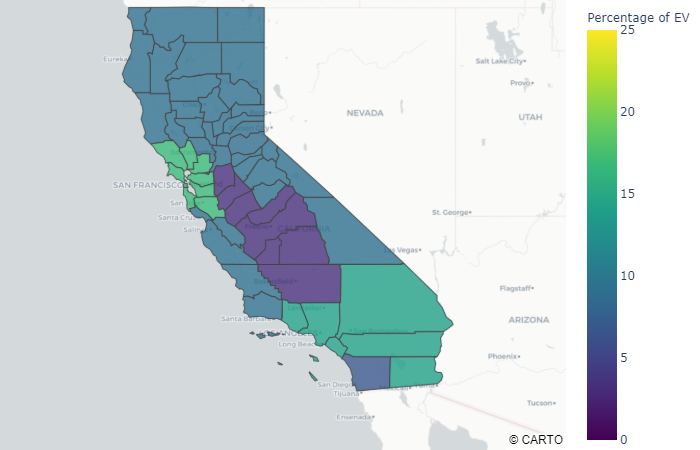
#> input picture output_files/map_y.png, 700 x 450 px; the run also reads 1 picture not shown here
$ jupyter execute MapPlots.ipynb   (older library calls are emulated)
#> lines starting #> are read from the running program, lines starting #| are printed output that depends on the picture
[cell 1]
import sys
import os
import numpy as np
import matplotlib.pyplot as plt
import matplotlib.image as mpimg
from matplotlib import rcParams
from PIL import Image

module_path = os.path.abspath(os.path.join('..'))

if module_path not in sys.path:
    sys.path.append(module_path+"\\code")

from map_plot import map_plotting

[cell 2]
def maptrue():
    basewidth = 600
    true = Image.open('../output_files/map_y.png')
#> true is the input picture: PIL image 700x450 RGBA; mean R, G, B, A 202.5, 215.1, 217, 255
    wpercent = (basewidth/float(true.size[0]))
#> wpercent = 0.857
    hsize = int((float(true.size[1])*float(wpercent)))
#> hsize = 385
    true = true.resize((basewidth,hsize), Image.ANTIALIAS)
#> true: PIL image 600x385 RGBA

    print('True EV Percentage')
    display(true)

def maplot(map_img, title):
    fig, ax = plt.subplots(1,2)
    ax[0].imshow(map_img[0])
    ax[1].imshow(map_img[1])
    ax[0].title.set_text(title[0])
    ax[1].title.set_text(title[1])
    ax[0].set_xticks([])
    ax[0].set_yticks([])
    ax[1].set_xticks([])
    ax[1].set_yticks([])

### Project policy implementation

The use of machine learning algorithms in the field of transportation choice modeling is narrow, as reflected by the limited amount of papers published on that matter. Instead, there is extensive use of discrete choice models, namely, logistic regression.

In this project, we evaluated the performance of the traditional logistic regression compared with several machine learning algorithms. In the framework of this project, where we predict the vehicle ownership in California by powertrain type (ICEV or EV), we focus on the ability of a model to minimize false positive rate, where the model predicts EV instead of true ICEV. With the tremendous taxpayer costs, the EV charging system requires, with charging installation by the state and electricity upgrades in rural and in urban areas of CA, it is important for energy policymakers and transportation planners need to work with models that maximize true prediction rate while minimizing the EV false predictions.

As a complementary tool for our statistical analysis, we present here maps showing the true and prediction EV rates for the six regions of California, as used by the California Energy Commission (Sacramento, San Francisco, Central Valley, Los Angeles, San Diego, and the rest of the state). These maps can be presented for the decision-makers, where we visualize our main conclusions – the traditional logistic regression might overestimate the ownership of EV, and can be costly to the state. Therefore, there is room for machine learning modeling, and the investment in such tools can be beneficial in the long-term.

### Conclusions from the maps

In the ‘Performance’ notebook we concluded that the SMOTE oversampling technique achieved the best performance for our modeling needs. Therefore, the maps shown here are for all models with SMOTE.

According to the survey, the current EV market share, by regions, spans between 3 to 17 percent. According to the logistic regression model, the share spans between 17 to 24 percent, which raises questions regarding the quality of the traditional modeling techniques.

While the survey revealed that the EV share in Central valley is the lowest, with only 3.3 percent, and in San Diego is second to lowest, with 6.7 percent, all the ML models predicted these two regions with the highest EV ownership. That raises the questions regarding the variable choice we made, and the need to optimize it. Besides these two regions, all the ML models show similar trends and relationships between the other four regions, where the two main metropolitan areas of California, San Francisco, and Los Angeles, are predicted to have a higher EV share than of Sacramento and the rest of the state.

Overall, the results of this project will be considered in the project proposals related to the analysis of the 2019 California Vehicle Survey prepared by the PHEV Research Centre at UC Davis.

[cell 3]
maptrue()

[cell 4]
map_img = [mpimg.imread('../output_files/map_y_pred_log_smote.png'), mpimg.imread('../output_files/map_y_pred_rf_smote.png')]
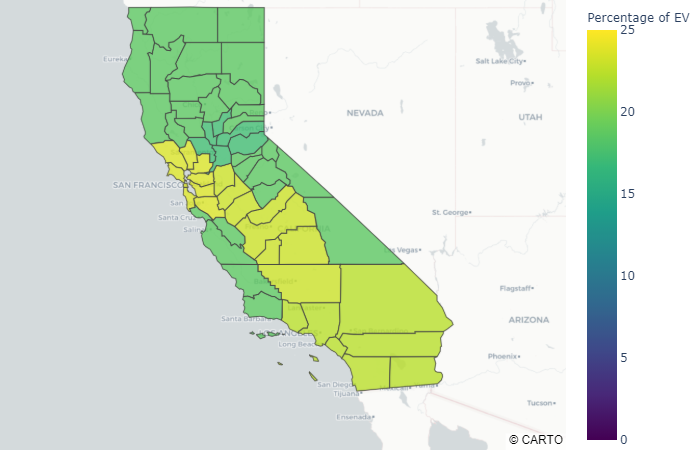
#> input picture output_files/map_y_pred_log_smote.png, 700 x 450 px
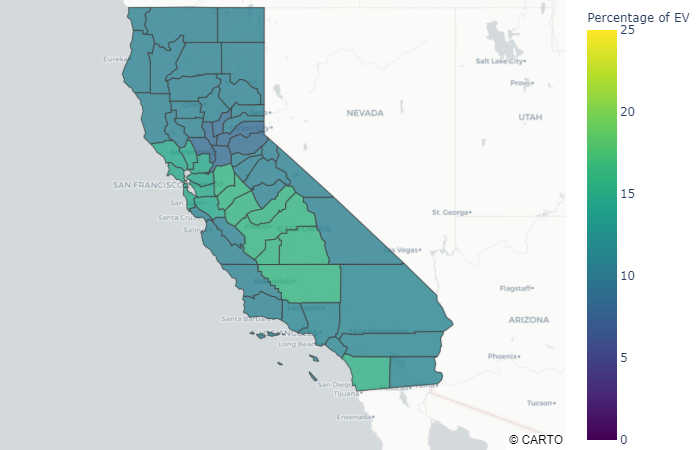
#> input picture output_files/map_y_pred_rf_smote.png, 700 x 450 px
title = ['Logistic Regression','Random Forests']
maplot(map_img, title)

map_img = [mpimg.imread('../output_files/map_y_pred_knn_smote.png'), mpimg.imread('../output_files/map_y_pred_nn_smote.png')]
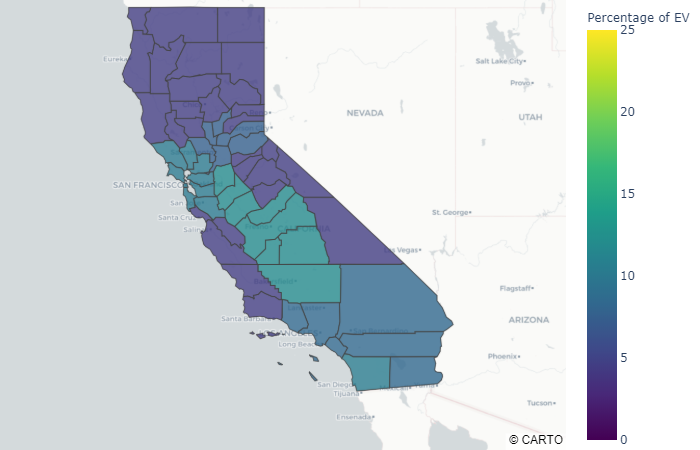
#> input picture output_files/map_y_pred_nn_smote.png, 700 x 450 px
title = ['KNN','Neural Network - 1 hidden layer, ReLU activation function']
maplot(map_img, title)
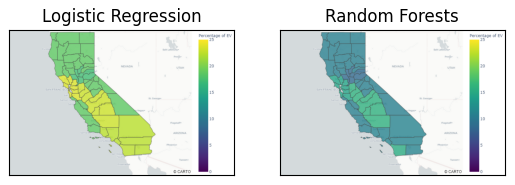
#> figure drawn by matplotlib, 2 panels
